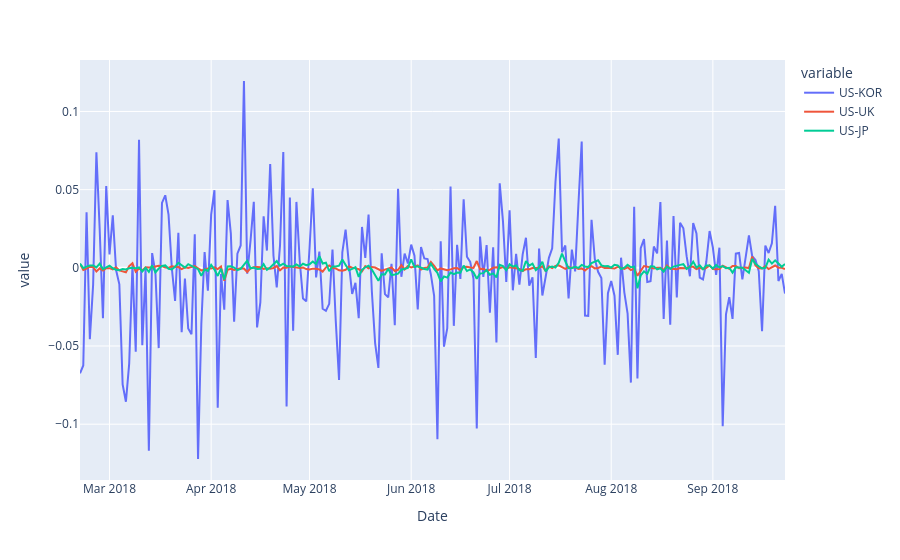

Notebook cell for this chart:
### Code cell
fig = px.line(kimchi_df, x=kimchi_df.index, y=list(kimchi_df.columns)[4:7][::-1])
fig.update_traces(mode="lines", hovertemplate=None)
fig.update_layout(hovermode="x unified")
fig.show()

### Figure 1 — Plotly figure (JSON) as saved in the notebook; plotly's stock layout.template omitted (floating-point values rounded to 4 significant figures; data arrays with more than 128 entries replaced by an {"elided": "..."} marker saying what was removed)
{"data": [{"legendgroup": "US-KOR", "line": {"color": "#636efa", "dash": "solid"}, "marker": {"symbol": "circle"}, "mode": "lines", "name": "US-KOR", "orientation": "v", "showlegend": true, "type": "scatter", "x": {"elided": "216 str values"}, "xaxis": "x", "y": {"elided": "216 float values"}, "yaxis": "y"}, {"legendgroup": "US-UK", "line": {"color": "#EF553B", "dash": "solid"}, "marker": {"symbol": "circle"}, "mode": "lines", "name": "US-UK", "orientation": "v", "showlegend": true, "type": "scatter", "x": {"elided": "216 str values"}, "xaxis": "x", "y": {"elided": "216 float values"}, "yaxis": "y"}, {"legendgroup": "US-JP", "line": {"color": "#00cc96", "dash": "solid"}, "marker": {"symbol": "circle"}, "mode": "lines", "name": "US-JP", "orientation": "v", "showlegend": true, "type": "scatter", "x": {"elided": "216 str values"}, "xaxis": "x", "y": {"elided": "216 float values"}, "yaxis": "y"}], "layout": {"autosize": true, "hovermode": "x unified", "legend": {"title": {"text": "variable"}, "tracegroupgap": 0}, "margin": {"t": 60}, "xaxis": {"anchor": "y", "autorange": true, "domain": [0, 1], "range": ["2018-02-20", "2018-09-23"], "title": {"text": "Date"}, "type": "date"}, "yaxis": {"anchor": "x", "autorange": true, "domain": [0, 1], "range": [-0.1357, 0.1329], "title": {"text": "value"}, "type": "linear"}}}
